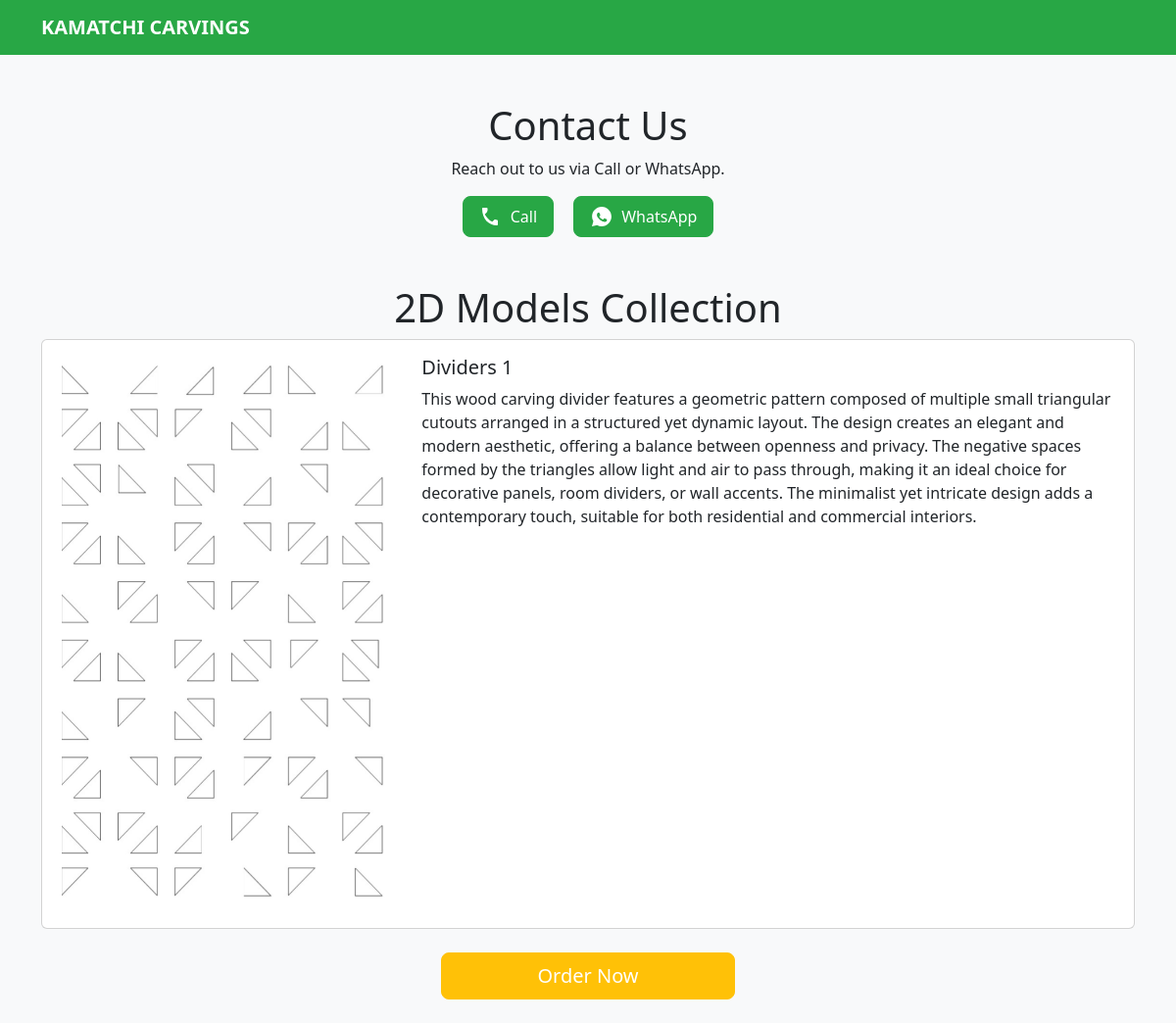
Page /single_product/2d/24 on the committed database.
### myapp/models.py (models this page shows, shortened)
class Product2D(models.Model):
    name = models.CharField(max_length=200)
    description = models.TextField()
    image = models.ImageField(upload_to='products/product1/')
    model_2d = models.ForeignKey(Model2D, null=True, blank=True, on_delete=models.CASCADE)

### myapp/views.py (the view)
# urls.py: path('single_product/2d/<int:pk>', views.single_product_2d, name='single_product_2d'),
def single_product_2d(request,pk):
    single_2d_product=Product2D.objects.get(id=pk)
    return render(request,'product_2d_single.html',{'single_2d_product':single_2d_product})

### myapp/templates/product_2d_single.html (shortened to what this page needs)
{% extends 'base.html' %}
{% load static %}
{% block content %}
<div class="container my-5 text-center">
  <h1>Contact Us</h1>
  <p>Reach out to us via Call or WhatsApp.</p>
   <a href="tel:9444133162" class="btn btn-success btn-lg me-3 btn-icon">
    Call
</a>
<a href="https://wa.me/9444133162?text=Hello,%20I%20am%20interested%20in%20your%20services!"
   target="_blank"
   class="btn btn-success btn-lg btn-icon">
    WhatsApp
</a>
</div>
<h1 class="text-center">2D Models Collection</h1>
<div class="container">
  <div class="card">
    <div class="row g-0">
        <div class="col-sm-4">
            <img src="{{single_2d_product.image.url}}" class="card-img" alt="..." style="height:600px; padding: 20px; ">
        </div>
      <div class="col-sm-8">
        <div class="card-body">
          <h5 class="card-title">
            <a class="link-dark text-decoration-none" href="#" target="_blank">{{single_2d_product.name}}</a>
          </h5>
          <p class="card-text">{{single_2d_product.description}}</p>
        </div>
      </div>
    </div>
  </div>
</div>
<div class="my-4 d-flex justify-content-center">
    <a href="{% url 'order_product' '2d' single_2d_product.id %}" class="btn btn-warning btn-lg w-25 text-white">
        Order Now
    </a>
</div>
{% endblock %}

### static/css/styles.css (style rules this page uses)
body { background-color: #ffffff; color: #333333; }
.btn-success { background-color: #28a745; border-color: #28a745; }

### myapp/templates/product_2d_single.html (style rules this page uses)
.btn-icon { display: inline-flex; align-items: center; justify-content: center; gap: 8px; font-size: 16px; font-weight: 500; }
.btn-icon svg { width: 24px; height: 24px; }

### rows in the picture
Product2D: image (picture), name "Dividers 1", description "This wood carving divider features a geometric pattern composed of multiple small triangular cutouts arranged in a structured yet dynamic layout. The design creates an elegant and modern aesthetic, offering a balance between openness and privacy. The negative spaces formed by the triangles allow light and air to pass through, making it an ideal choice for decorative panels, room dividers, or wall accents. The minimalist yet intricate design adds a contemporary touch, suitable for both residential and commercial interiors."
